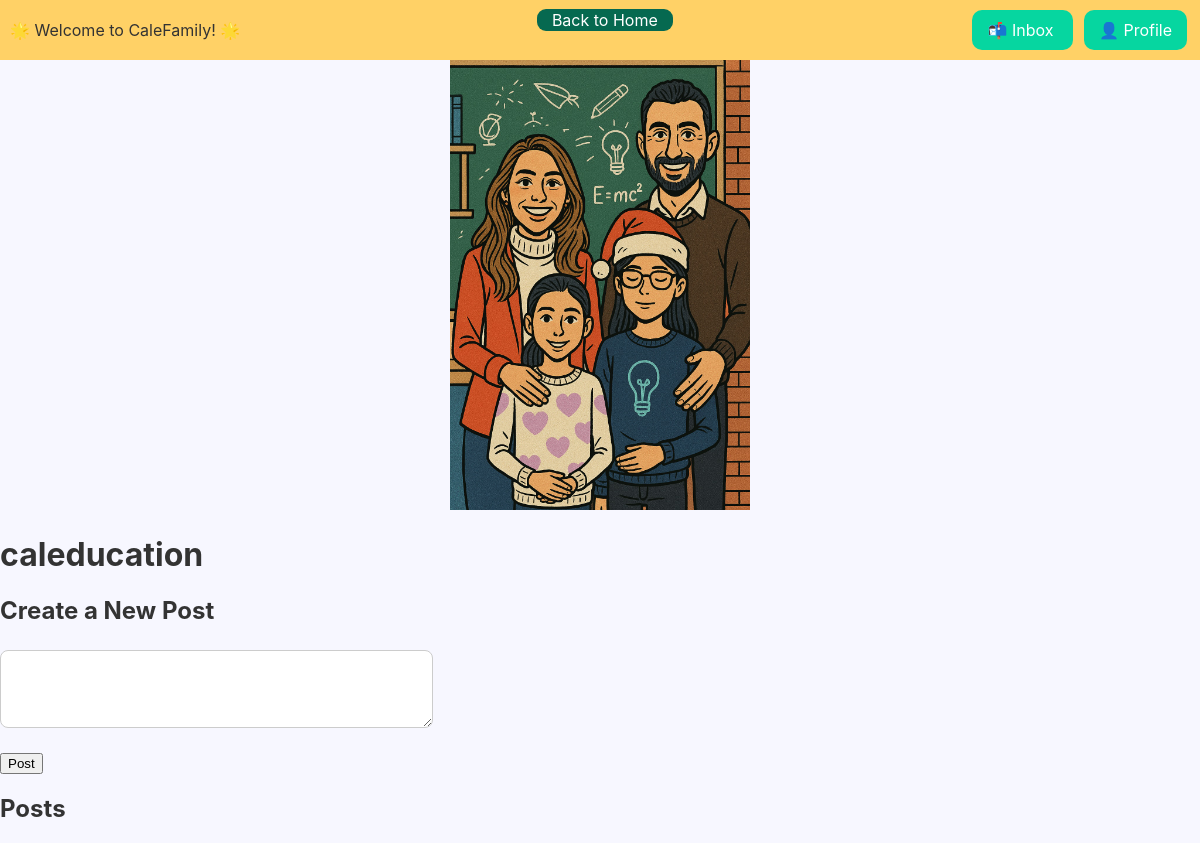
/caleducation (signed in), run on an earlier commit of the app's database.
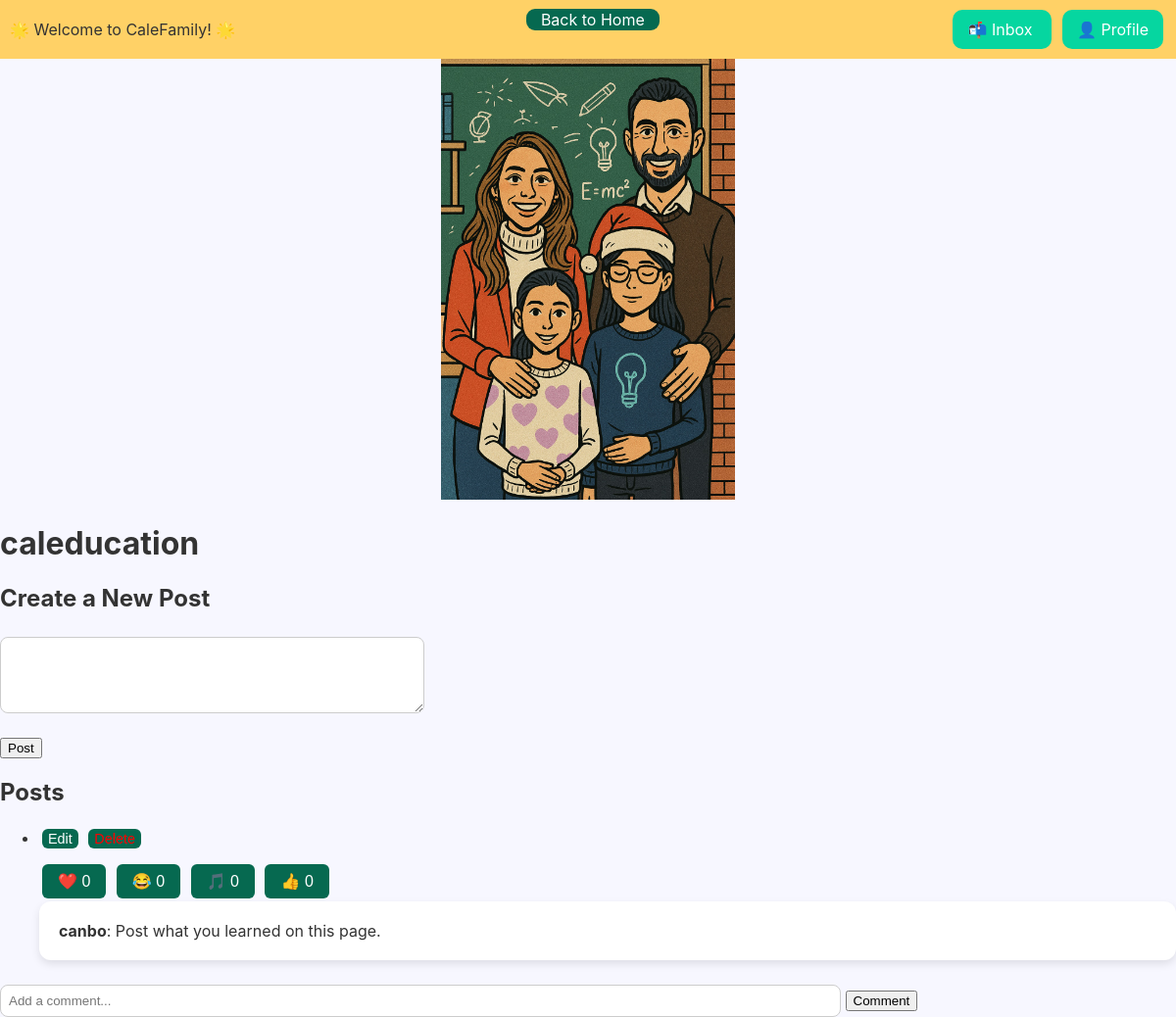
And on a later commit of the database.
### tables this page shows
CREATE TABLE posts (
    id INTEGER PRIMARY KEY AUTOINCREMENT,
    user_id INTEGER,
    subcale_name TEXT,
    content TEXT NOT NULL,
    hearts INTEGER DEFAULT 0,
    laughs INTEGER DEFAULT 0,
    notes INTEGER DEFAULT 0,
    thumbs INTEGER DEFAULT 0,
    FOREIGN KEY(user_id) REFERENCES users(id)
);

CREATE TABLE users (
    id INTEGER PRIMARY KEY AUTOINCREMENT,
    username TEXT NOT NULL UNIQUE,
    password TEXT NOT NULL
, profile_pic TEXT, zodiac_sign TEXT, birth_year INTEGER, favorite_color TEXT, favorite_animal TEXT, favorite_subject TEXT, favorite_hobby TEXT, favorite_movie TEXT, favorite_book TEXT, is_admin INTEGER NOT NULL DEFAULT 0, first TEXT NOT NULL DEFAULT '', last TEXT NOT NULL DEFAULT '', is_approved INTEGER NOT NULL DEFAULT 0);

### app.py (the view)
@app.route('/caleducation')
def caleducation():
    return subcale('caleducation')

### templates/caleducation.html
{% extends "subcale.html" %}
{% block extra_content %}
<div style="text-align: center;">
  <img src="{{ url_for('static', filename='images/caleducation.jpg') }}" alt="Caleducation image" style="width: 300px; height: auto;">
</div>
{% endblock %}

### templates/subcale.html (shortened to what the changed rows need)
<!DOCTYPE html>
<html>
<head>
    {% set display_name = subcale_name.replace('n', 'ñ') if subcale_name.lower() == 'calespanol' else subcale_name %}
    <link rel="stylesheet" href="{{ url_for('static', filename='style.css') }}">
</head>
<body>
  {% block content %}
    {% set subcale_images = {
        'caleducation': 'caleducation.jpg',
        'caleengineers': 'caleengineers.jpg',
        'calentertainment': 'calentertainment.jpg',
        'calecho': 'calecho.jpg',
        'calexplore': 'calexplore.jpg',
        'calenrichment': 'calenrichment.jpg',
        'calespanol': 'calespanol.jpg'
    } %}
    {% block extra_content %}{% endblock %}
    <h1>{{ display_name }}</h1>
    <h2>Create a New Post</h2>
    <form method="POST">
        <textarea name="content" rows="4" cols="50" required></textarea><br><br>
        <input type="submit" value="Post">
    </form>
    <h2>Posts</h2>
    <ul>
        {% for post in posts %}
            <li style="margin-bottom: 20px;">
                {% if current_user == post[1] %}
                    <form method="GET" action="{{ url_for('edit_post', post_id=post[0], subcale_name=subcale_name) }}" style="display:inline;">
                        <button type="submit" style="padding: 2px 6px; font-size: 0.9em;">Edit</button>
                    </form>
                    <form method="POST" action="{{ url_for('delete_post', post_id=post[0], subcale_name=subcale_name) }}" style="display:inline;">
                        <button type="submit" style="color: red; padding: 2px 6px; font-size: 0.9em;">Delete</button>
                    </form>
                {% endif %}
                <div style="margin-top: 10px;">
                    <form method="post" action="{{ url_for('react', post_id=post[0], reaction='heart') }}" style="display:inline;">
                        <button type="submit" {% if (post[3]|int if post[3] is iterable else post[3]) > 0 %}style="background-color: #ff6f61; color: white;"{% endif %}>
                            ❤️ {{ post[3][0] if post[3] is iterable and not post[3] is string else post[3] }}
                        </button>
                    </form>
                    <form method="post" action="{{ url_for('react', post_id=post[0], reaction='laugh') }}" style="display:inline;">
                        <button type="submit" {% if (post[4]|int if post[4] is iterable else post[4]) > 0 %}style="background-color: #ffcc00; color: white;"{% endif %}>
                            😂 {{ post[4][0] if post[4] is iterable and not post[4] is string else post[4] }}
                        </button>
                    </form>
                    <form method="post" action="{{ url_for('react', post_id=post[0], reaction='note') }}" style="display:inline;">
                        <button type="submit" {% if (post[5]|int if post[5] is iterable else post[5]) > 0 %}style="background-color: #42aaff; color: white;"{% endif %}>
                            🎵 {{ post[5][0] if post[5] is iterable and not post[5] is string else post[5] }}
                        </button>
                    </form>
                    <form method="post" action="{{ url_for('react', post_id=post[0], reaction='thumb') }}" style="display:inline;">
                        <button type="submit" {% if (post[6]|int if post[6] is iterable else post[6]) > 0 %}style="background-color: #4caf50; color: white;"{% endif %}>
                            👍 {{ post[6][0] if post[6] is iterable and not post[6] is string else post[6] }}
                        </button>
                    </form>
                </div>
                <div class="post-card">
                    <b>{{ post[1] }}</b>: {{ post[2] }}
                </div>
                </ul>
                <form action="{{ url_for('add_comment', post_id=post[0]) }}" method="POST" style="margin-top: 10px;">
                    <input type="text" name="comment" placeholder="Add a comment..." required style="width: 70%;">
                    <input type="submit" value="Comment">
                </form>
        {% endfor %}
    </ul>
  {% endblock %}
</body>
</html>

What changed in the data, as far as the page shows it:
added posts: subcale_name "caleducation", hearts "0", laughs "0", notes "0", thumbs "0", username "canbo", content "Post what you learned on this page."
Also different on the page:
{{ display_name }}: "caleducation" → (not shown)
